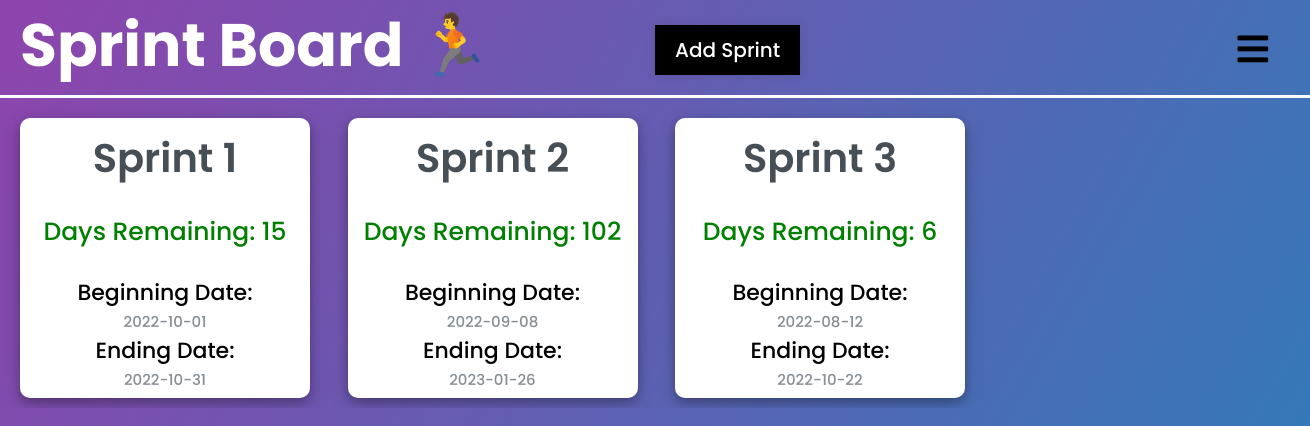
Page /sprint-board on the committed database.
### tables this page shows
CREATE TABLE "Sprint" (
	"sprint_id"	INTEGER NOT NULL UNIQUE,
	"sprint_name"	TEXT,
	"sprint_start"	TEXT,
	"sprint_end"	TEXT,
	"sprint_status"	TEXT,
	PRIMARY KEY("sprint_id" AUTOINCREMENT)
);

### app.py (the view)
@app.route("/sprint-board", methods=['POST', 'GET'])
def sprint_board():
    error = None
    users = appDb.all_users()
    task_sprint = appDb.all_sprint()
    if request.method == "POST":
        card_name = request.form.get("taskname")
        card_start_date = request.form.get("start_date")
        card_end_date = request.form.get("end_date")
        card_start_date_split = card_start_date.split("-")
        card_end_date_split = card_end_date.split("-")
        card_start_year = int(card_start_date_split[0])
        card_start_month = int(card_start_date_split[1])
        card_start_day = int(card_start_date_split[2])
        card_end_year = int(card_end_date_split[0])
        card_end_month = int(card_end_date_split[1])
        card_end_day = int(card_end_date_split[2])
        if card_start_year > card_end_year:
            error = "Start year more than end year"
        elif card_start_month > card_end_month and card_start_year == card_end_year:
            error = "Start month more than end month"
        elif card_start_day > card_end_day and card_start_month == card_end_month:
            error = "Start day more than end day"
        else:
            try:
                appDb.create_sprint(card_name, sprint_start=card_start_date, sprint_end=card_end_date)
                return redirect("/sprint-board")
            except:
                return "There was an issue addind your task!"
    else:
        task_sprint = appDb.all_sprint()
    length = len(task_sprint)
    list_of_days = []
    for sprint in task_sprint:
        card_start = sprint[2].split("-")
        card_start_year = int(card_start[0])
        card_start_month = int(card_start[1])
        card_start_day = int(card_start[2])
        card_start = datetime.datetime(card_start_year, card_start_month, card_start_day)
        card_end = sprint[3].split("-")
        card_end_year = int(card_end[0])
        card_end_month = int(card_end[1])
        card_end_day = int(card_end[2])
        card_end = datetime.datetime(card_end_year, card_end_month, card_end_day)
        today = datetime.date.today()
        today_with_time = datetime.datetime(year=today.year, month=today.month, day=today.day)
        if card_start > today_with_time:
            list_of_days.append("Not started")
        else:
            days_left = (card_end - today_with_time).days
            if days_left <= 0:
                list_of_days.append("Done")
            else:
                list_of_days.append(f"Days Remaining: {days_left}")
    return render_template("sprint-board.html",task_sprint=task_sprint,users=users, error = error, list_of_days=list_of_days, length=length)

### db.py (called while the page is built)
    def all_users(self) :
        try :
            self.cursor.execute(
                "SELECT * from user")
            return self.cursor.fetchall()
        except Exception as e :
            return e

    def all_sprint(self) :
        try :
            self.cursor.execute(
                "Select * from sprint")
            return self.cursor.fetchall()
        except Exception as e :
            return e

### templates/sprint-board.html (shortened to what this page needs)
{% extends "base.html" %}
{% block head %}
<link rel="stylesheet" href="https://use.fontawesome.com/releases/v5.15.4/css/all.css"/>
{% endblock %}
{% block body %}
<div class="product_backlog">
    <h1>Sprint Board &#127939;</h1>
    <label for="add_task_check" class="show_add_task_btn">Add Sprint</label>
    <label for="check">
        <i class="fas fa-bars" id="btn"></i>
    </label>
    <div class="task_box">
        {% for task in range(length) %}
            <div class="miniature_card" style="height: 280px;max-height: 280px;">
                <div class="front_facing">
                    <div class="card_text">
                        <h3 class="name" style="text-align:center;font-size:40px">{{task_sprint[task][1]}}</h3>
                        <br>
                    </div>
                    <div class="tag_type_priority" style="text-align:center">
                        <center> <span class="quote4" style="color:green;font-size: 25px">{{list_of_days[task]}}</span></center>
                        <br>
                        <span class="quote3">Beginning Date:</span>
                        <br>
                        <span class="quote2">{{task_sprint[task][2]}}</span>
                        <br>
                        <span class="quote3">Ending Date:</span>
                        <br>
                        <span class="quote2">{{task_sprint[task][3]}}</span>
                        <br>
                    </div>
                </div>
            </div>
        {% endfor %}
    </div>
</div>
{% endblock %}

### static/css/main.css (style rules this page uses)
* { margin: 0; padding: 0; box-sizing: border-box; font-family: "Poppins", sans-serif; }
body { margin: 0; padding: 0; overflow: hidden; }
.product_backlog { background: linear-gradient(120deg, #8e44ad, #2980b9); height: 100vh; }
.product_backlog h1 { text-align: left; padding-left: 20px; padding-bottom: 5px; border-bottom: 3px solid white; font-size: 60px; color: white; }
label #btn, label #cancel { position: absolute; cursor: pointer; border-radius: 3px; }
label #btn { right: 30px; top: 25px; font-size: 35px; color: black; padding: 6px 12px; transition: all .5s; }
.show_add_task_btn { background-color: black; padding: 10px 20px; font-size: 20px; font-weight: 500; color: white; cursor: pointer; box-shadow: 0px 0px 10px rgba(0,0,0,0.1); border-color: black; position: absolute; top: 25px; left: 50%; }
.task_box { display: grid; grid-template-columns: repeat(4, minmax(150px, 0.5fr)); grid-row: 150px; padding: 10px; gap: 20px; justify-content: center; overflow: auto; max-height: 90%; margin-top: 10px; }
.miniature_card { width: 290px; max-width: 290px; height: 310px; max-height: 310px; background-color: #fff; justify-content: left; align-items: left; text-align: left; border-radius: 10px; box-shadow: 0 4px 8px 0 rgba(0, 0, 0, 0.2), 0 6px 20px 0 rgba(0, 0, 0, 0.19); padding: 10px; overflow: hidden; margin-left: 10px; word-wrap: break-word; }
.miniature_card .name { font-size: 22px; color: #464e56; font-weight: 600; }
.miniature_card .quote2 { font-size: 15px; font-weight: 500; color: #868e94; }
.miniature_card .quote3 { font-size: 22px; font-weight: 500; color: #000000; }
.miniature_card .quote4 { font-size: 22px; font-weight: 500; }

### rows in the picture
Sprint: sprint_name "Sprint 1", sprint_start "2022-10-01", sprint_end "2022-10-31"
Sprint: sprint_name "Sprint 2", sprint_start "2022-09-08", sprint_end "2023-01-26"
Sprint: sprint_name "Sprint 3", sprint_start "2022-08-12", sprint_end "2022-10-22"

### other values in the picture
{{ list_of_days[task] }} "Days Remaining: 15" "Days Remaining: 102" "Days Remaining: 6"
